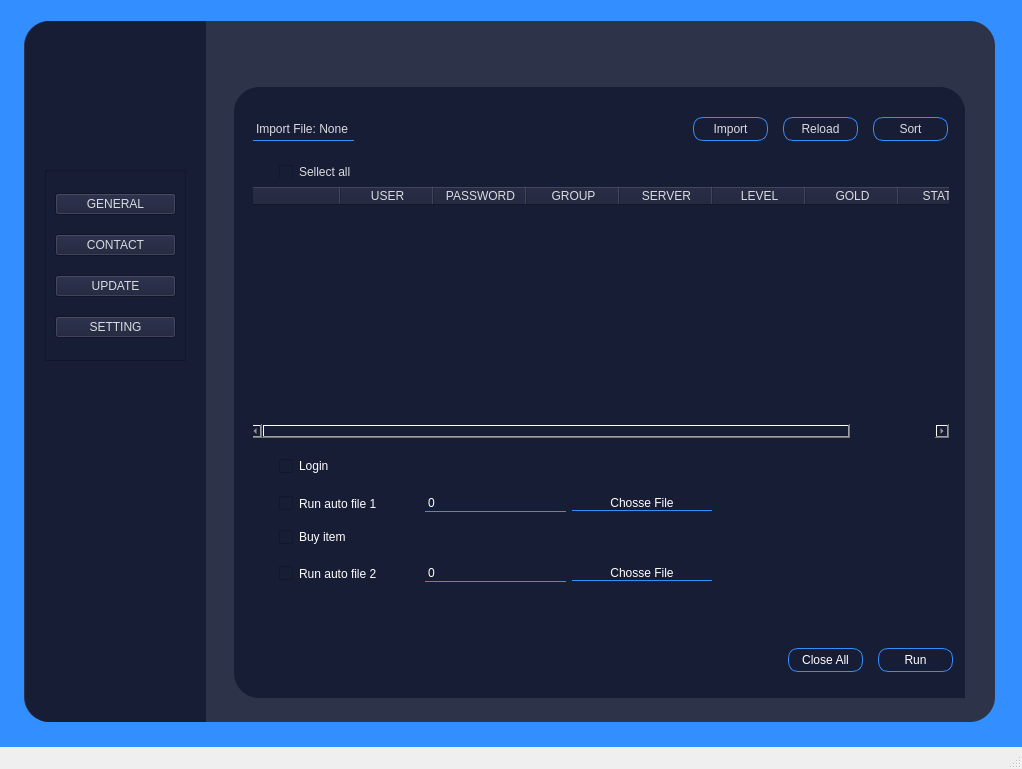
<?xml version="1.0" encoding="UTF-8"?>
<ui version="4.0">
 <class>MainWindow</class>
 <widget class="QMainWindow" name="MainWindow">
  <property name="geometry">
   <rect>
    <x>0</x>
    <y>0</y>
    <width>1022</width>
    <height>769</height>
   </rect>
  </property>
  <property name="minimumSize">
   <size>
    <width>0</width>
    <height>0</height>
   </size>
  </property>
  <property name="maximumSize">
   <size>
    <width>1157</width>
    <height>793</height>
   </size>
  </property>
  <property name="windowTitle">
   <string>MainWindow</string>
  </property>
  <widget class="QWidget" name="centralwidget">
   <property name="enabled">
    <bool>true</bool>
   </property>
   <property name="minimumSize">
    <size>
     <width>0</width>
     <height>0</height>
    </size>
   </property>
   <property name="maximumSize">
    <size>
     <width>1117</width>
     <height>800</height>
    </size>
   </property>
   <property name="statusTip">
    <string/>
   </property>
   <widget class="QWidget" name="widget" native="true">
    <property name="geometry">
     <rect>
      <x>0</x>
      <y>0</y>
      <width>1140</width>
      <height>750</height>
     </rect>
    </property>
    <property name="minimumSize">
     <size>
      <width>1140</width>
      <height>750</height>
     </size>
    </property>
    <property name="maximumSize">
     <size>
      <width>1140</width>
      <height>750</height>
     </size>
    </property>
    <property name="styleSheet">
     <string notr="true">background-color:#338eff;

</string>
    </property>
    <widget class="QGraphicsView" name="graphicsView">
     <property name="enabled">
      <bool>true</bool>
     </property>
     <property name="geometry">
      <rect>
       <x>24</x>
       <y>21</y>
       <width>971</width>
       <height>701</height>
      </rect>
     </property>
     <property name="styleSheet">
      <string notr="true">QFrame {
    background-color: #2d3349;
    border-radius: 25px;
}
</string>
     </property>
    </widget>
    <widget class="QGraphicsView" name="graphicsView_2">
     <property name="geometry">
      <rect>
       <x>25</x>
       <y>21</y>
       <width>181</width>
       <height>701</height>
      </rect>
     </property>
     <property name="styleSheet">
      <string notr="true">
QFrame {
    background-color: #181d36; /* Màu nền */
    color: #282a36; /* Màu văn bản */
    border-top-left-radius: 25px; /* Đặt bán kính bo tròn cho góc trên cùng bên trái */
    border-bottom-left-radius: 25px; /* Đặt bán kính bo tròn cho góc dưới cùng bên trái */
}
</string>
     </property>
    </widget>
    <widget class="QLabel" name="avatar_label">
     <property name="geometry">
      <rect>
       <x>65</x>
       <y>50</y>
       <width>101</width>
       <height>101</height>
      </rect>
     </property>
     <property name="styleSheet">
      <string notr="true">background-color: #181d36;
image: url(:/images/images/default_avatar.png);</string>
     </property>
     <property name="text">
      <string/>
     </property>
     <property name="pixmap">
      <pixmap resource="../resources/assets.qrc">:/images/images/default_avatar.png</pixmap>
     </property>
     <property name="scaledContents">
      <bool>true</bool>
     </property>
    </widget>
    <widget class="QFrame" name="frame">
     <property name="geometry">
      <rect>
       <x>45</x>
       <y>170</y>
       <width>141</width>
       <height>191</height>
      </rect>
     </property>
     <property name="styleSheet">
      <string notr="true">background-color: #181d36; 
</string>
     </property>
     <property name="frameShape">
      <enum>QFrame::StyledPanel</enum>
     </property>
     <property name="frameShadow">
      <enum>QFrame::Raised</enum>
     </property>
     <layout class="QVBoxLayout" name="verticalLayout">
      <item>
       <widget class="QPushButton" name="pushButton">
        <property name="styleSheet">
         <string notr="true">
color: #dadbdf;




</string>
        </property>
        <property name="text">
         <string>GENERAL</string>
        </property>
        <property name="icon">
         <iconset resource="../resources/assets.qrc">
          <normaloff>:/icons/icons/genera_icon.png</normaloff>:/icons/icons/genera_icon.png</iconset>
        </property>
       </widget>
      </item>
      <item>
       <widget class="QPushButton" name="pushButton_2">
        <property name="styleSheet">
         <string notr="true">color: #dadbdf;</string>
        </property>
        <property name="text">
         <string>CONTACT</string>
        </property>
        <property name="icon">
         <iconset resource="../resources/assets.qrc">
          <normaloff>:/icons/icons/contact_icon.png</normaloff>:/icons/icons/contact_icon.png</iconset>
        </property>
       </widget>
      </item>
      <item>
       <widget class="QPushButton" name="updateButton">
        <property name="styleSheet">
         <string notr="true">color: #dadbdf;</string>
        </property>
        <property name="text">
         <string>UPDATE</string>
        </property>
        <property name="icon">
         <iconset resource="../resources/assets.qrc">
          <normaloff>:/icons/icons/adress_icon.png</normaloff>:/icons/icons/adress_icon.png</iconset>
        </property>
       </widget>
      </item>
      <item>
       <widget class="QPushButton" name="pushButton_4">
        <property name="styleSheet">
         <string notr="true">color: #dadbdf;</string>
        </property>
        <property name="text">
         <string>SETTING</string>
        </property>
        <property name="icon">
         <iconset resource="../resources/assets.qrc">
          <normaloff>:/icons/icons/settings_icon.png</normaloff>:/icons/icons/settings_icon.png</iconset>
        </property>
       </widget>
      </item>
     </layout>
    </widget>
    <widget class="QFrame" name="frame_2">
     <property name="geometry">
      <rect>
       <x>206</x>
       <y>0</y>
       <width>811</width>
       <height>726</height>
      </rect>
     </property>
     <property name="maximumSize">
      <size>
       <width>16777215</width>
       <height>16777215</height>
      </size>
     </property>
     <property name="styleSheet">
      <string notr="true">background-color: rgba(255, 255, 255, 0); 
border: none;</string>
     </property>
     <property name="frameShape">
      <enum>QFrame::StyledPanel</enum>
     </property>
     <property name="frameShadow">
      <enum>QFrame::Raised</enum>
     </property>
     <widget class="QFrame" name="frame_3">
      <property name="geometry">
       <rect>
        <x>28</x>
        <y>87</y>
        <width>731</width>
        <height>611</height>
       </rect>
      </property>
      <property name="styleSheet">
       <string notr="true">background-color: #181d36;
border-radius: 25px;
color: #dadbdf;</string>
      </property>
      <property name="frameShape">
       <enum>QFrame::StyledPanel</enum>
      </property>
      <property name="frameShadow">
       <enum>QFrame::Raised</enum>
      </property>
      <widget class="QFrame" name="frame_4">
       <property name="geometry">
        <rect>
         <x>19</x>
         <y>20</y>
         <width>743</width>
         <height>591</height>
        </rect>
       </property>
       <property name="frameShape">
        <enum>QFrame::StyledPanel</enum>
       </property>
       <property name="frameShadow">
        <enum>QFrame::Raised</enum>
       </property>
       <widget class="QFrame" name="frame_5">
        <property name="geometry">
         <rect>
          <x>0</x>
          <y>0</y>
          <width>711</width>
          <height>71</height>
         </rect>
        </property>
        <property name="styleSheet">
         <string notr="true">
border-radius: 0;
/*border-bottom: 1px solid #338eff;*/
</string>
        </property>
        <property name="frameShape">
         <enum>QFrame::StyledPanel</enum>
        </property>
        <property name="frameShadow">
         <enum>QFrame::Raised</enum>
        </property>
        <widget class="QPushButton" name="sortButton">
         <property name="geometry">
          <rect>
           <x>620</x>
           <y>10</y>
           <width>75</width>
           <height>24</height>
          </rect>
         </property>
         <property name="styleSheet">
          <string notr="true"> QPushButton {
border-radius: 10px; /* Điều chỉnh giá trị số px tùy theo mức độ bo tròn mong muốn */

border: 1px solid #338eff;
 /* Hiệu ứng khi nhấn */
            }

 /* Hiệu ứng khi nhấn */
            QPushButton:pressed {
                background-color: #338eff; /* Màu nền khi nhấn */
				   
            }



</string>
         </property>
         <property name="text">
          <string>Sort</string>
         </property>
         <property name="icon">
          <iconset resource="../resources/assets.qrc">
           <normaloff>:/icons/icons/sort_icon.png</normaloff>:/icons/icons/sort_icon.png</iconset>
         </property>
        </widget>
        <widget class="QPushButton" name="reloadButton">
         <property name="geometry">
          <rect>
           <x>530</x>
           <y>10</y>
           <width>75</width>
           <height>24</height>
          </rect>
         </property>
         <property name="styleSheet">
          <string notr="true"> QPushButton {
border-radius: 10px; /* Điều chỉnh giá trị số px tùy theo mức độ bo tròn mong muốn */

border: 1px solid #338eff;
 /* Hiệu ứng khi nhấn */
            }

 /* Hiệu ứng khi nhấn */
            QPushButton:pressed {
                background-color: #338eff; /* Màu nền khi nhấn */
				   
            }



</string>
         </property>
         <property name="text">
          <string>Reload</string>
         </property>
         <property name="icon">
          <iconset resource="../resources/assets.qrc">
           <normaloff>:/icons/icons/reload_icon.png</normaloff>:/icons/icons/reload_icon.png</iconset>
         </property>
        </widget>
        <widget class="QCheckBox" name="sellectAllCheckBox">
         <property name="geometry">
          <rect>
           <x>26</x>
           <y>55</y>
           <width>76</width>
           <height>20</height>
          </rect>
         </property>
         <property name="text">
          <string>Sellect all</string>
         </property>
        </widget>
        <widget class="QPushButton" name="importButton">
         <property name="geometry">
          <rect>
           <x>440</x>
           <y>10</y>
           <width>75</width>
           <height>24</height>
          </rect>
         </property>
         <property name="styleSheet">
          <string notr="true"> QPushButton {
border-radius: 10px; /* Điều chỉnh giá trị số px tùy theo mức độ bo tròn mong muốn */

border: 1px solid #338eff;
 /* Hiệu ứng khi nhấn */
            }

 /* Hiệu ứng khi nhấn */
            QPushButton:pressed {
                background-color: #338eff; /* Màu nền khi nhấn */
				   
            }



</string>
         </property>
         <property name="text">
          <string>Import</string>
         </property>
         <property name="icon">
          <iconset resource="../resources/assets.qrc">
           <normaloff>:/icons/icons/import_icon.png</normaloff>:/icons/icons/import_icon.png</iconset>
         </property>
        </widget>
        <widget class="QLabel" name="importFileLabel">
         <property name="geometry">
          <rect>
           <x>0</x>
           <y>10</y>
           <width>101</width>
           <height>24</height>
          </rect>
         </property>
         <property name="styleSheet">
          <string notr="true">

border-bottom: 1px solid #338eff;
            border-left: none;
            border-right: none;


</string>
         </property>
         <property name="text">
          <string>Import File: None</string>
         </property>
         <property name="wordWrap">
          <bool>false</bool>
         </property>
        </widget>
       </widget>
       <widget class="QTableWidget" name="tableWidget">
        <property name="geometry">
         <rect>
          <x>-5</x>
          <y>80</y>
          <width>701</width>
          <height>251</height>
         </rect>
        </property>
        <property name="maximumSize">
         <size>
          <width>751</width>
          <height>251</height>
         </size>
        </property>
        <property name="layoutDirection">
         <enum>Qt::LeftToRight</enum>
        </property>
        <property name="styleSheet">
         <string notr="true">
QHeaderView::section {
               background-color: #181d36; /* Màu nền của header */
			   /*color:#dadbdf;*/
			   color: #dadbdf;
            };
border-radius: 0;
border-top: 1px solid #338eff;
border-bottom: 1px solid #338eff;


</string>
        </property>
        <property name="textElideMode">
         <enum>Qt::ElideMiddle</enum>
        </property>
        <attribute name="horizontalHeaderMinimumSectionSize">
         <number>39</number>
        </attribute>
        <attribute name="horizontalHeaderDefaultSectionSize">
         <number>93</number>
        </attribute>
        <attribute name="verticalHeaderMinimumSectionSize">
         <number>30</number>
        </attribute>
        <attribute name="verticalHeaderDefaultSectionSize">
         <number>35</number>
        </attribute>
        <column>
         <property name="text">
          <string/>
         </property>
        </column>
        <column>
         <property name="text">
          <string>USER</string>
         </property>
        </column>
        <column>
         <property name="text">
          <string>PASSWORD</string>
         </property>
        </column>
        <column>
         <property name="text">
          <string>GROUP</string>
         </property>
        </column>
        <column>
         <property name="text">
          <string>SERVER</string>
         </property>
        </column>
        <column>
         <property name="text">
          <string>LEVEL</string>
         </property>
        </column>
        <column>
         <property name="text">
          <string>GOLD</string>
         </property>
        </column>
        <column>
         <property name="text">
          <string>STATUS</string>
         </property>
        </column>
       </widget>
       <widget class="QFrame" name="frame_6">
        <property name="geometry">
         <rect>
          <x>0</x>
          <y>349</y>
          <width>711</width>
          <height>241</height>
         </rect>
        </property>
        <property name="styleSheet">
         <string notr="true">color: #fff</string>
        </property>
        <property name="frameShape">
         <enum>QFrame::StyledPanel</enum>
        </property>
        <property name="frameShadow">
         <enum>QFrame::Raised</enum>
        </property>
        <widget class="QFrame" name="frame_7">
         <property name="geometry">
          <rect>
           <x>17</x>
           <y>30</y>
           <width>451</width>
           <height>35</height>
          </rect>
         </property>
         <property name="minimumSize">
          <size>
           <width>0</width>
           <height>0</height>
          </size>
         </property>
         <property name="maximumSize">
          <size>
           <width>6500</width>
           <height>16777215</height>
          </size>
         </property>
         <property name="styleSheet">
          <string notr="true">
background-color: rgb(24, 29, 54);
border-radius:0;
QFrame{
     border-bottom: 1px solid #000000;
	 border-top: 0px;
	 border-right: 0px;
	 border-left: 0px;}

</string>
         </property>
         <property name="frameShape">
          <enum>QFrame::StyledPanel</enum>
         </property>
         <property name="frameShadow">
          <enum>QFrame::Raised</enum>
         </property>
         <layout class="QHBoxLayout" name="horizontalLayout">
          <item>
           <widget class="QCheckBox" name="runAutoFileCheckBox1">
            <property name="styleSheet">
             <string notr="true"/>
            </property>
            <property name="text">
             <string>Run auto file 1</string>
            </property>
           </widget>
          </item>
          <item>
           <widget class="QLabel" name="autoFileLabel1">
            <property name="styleSheet">
             <string notr="true">border-bottom: 1px solid #338eff;
            border-left: none;
            border-right: none;
</string>
            </property>
            <property name="text">
             <string>0</string>
            </property>
           </widget>
          </item>
          <item>
           <widget class="QPushButton" name="chosseFileButton1">
            <property name="styleSheet">
             <string notr="true">

 QPushButton {
border-radius: 10px; /* Điều chỉnh giá trị số px tùy theo mức độ bo tròn mong muốn */

border-bottom: 1px solid #338eff;
 /* Hiệu ứng khi nhấn */
            }

 /* Hiệu ứng khi nhấn */
            QPushButton:pressed {
                background-color: #338eff; /* Màu nền khi nhấn */
				   
            }



</string>
            </property>
            <property name="text">
             <string>Chosse File</string>
            </property>
            <property name="icon">
             <iconset resource="../resources/assets.qrc">
              <normaloff>:/icons/icons/folder_icon.png</normaloff>:/icons/icons/folder_icon.png</iconset>
            </property>
           </widget>
          </item>
         </layout>
        </widget>
        <widget class="QFrame" name="frame_8">
         <property name="geometry">
          <rect>
           <x>5</x>
           <y>162</y>
           <width>743</width>
           <height>71</height>
          </rect>
         </property>
         <property name="minimumSize">
          <size>
           <width>641</width>
           <height>0</height>
          </size>
         </property>
         <property name="maximumSize">
          <size>
           <width>6500</width>
           <height>16777215</height>
          </size>
         </property>
         <property name="styleSheet">
          <string notr="true">background-color: rgba(0, 0, 0, 0);
border-radius:0;
</string>
         </property>
         <property name="frameShape">
          <enum>QFrame::StyledPanel</enum>
         </property>
         <property name="frameShadow">
          <enum>QFrame::Raised</enum>
         </property>
         <widget class="QPushButton" name="runButton">
          <property name="geometry">
           <rect>
            <x>620</x>
            <y>30</y>
            <width>75</width>
            <height>24</height>
           </rect>
          </property>
          <property name="styleSheet">
           <string notr="true"> QPushButton {
border-radius: 10px; /* Điều chỉnh giá trị số px tùy theo mức độ bo tròn mong muốn */

border: 1px solid #338eff;
 /* Hiệu ứng khi nhấn */
            }

 /* Hiệu ứng khi nhấn */
            QPushButton:pressed {
                background-color: #338eff; /* Màu nền khi nhấn */
				   
            }



</string>
          </property>
          <property name="text">
           <string>Run</string>
          </property>
          <property name="icon">
           <iconset resource="../resources/assets.qrc">
            <normaloff>:/icons/icons/rocket_icon.png</normaloff>:/icons/icons/rocket_icon.png</iconset>
          </property>
         </widget>
         <widget class="QPushButton" name="closeAllButon">
          <property name="geometry">
           <rect>
            <x>530</x>
            <y>30</y>
            <width>75</width>
            <height>24</height>
           </rect>
          </property>
          <property name="styleSheet">
           <string notr="true"> QPushButton {
border-radius: 10px; /* Điều chỉnh giá trị số px tùy theo mức độ bo tròn mong muốn */

border: 1px solid #338eff;
 /* Hiệu ứng khi nhấn */
            }

 /* Hiệu ứng khi nhấn */
            QPushButton:pressed {
                background-color: #338eff; /* Màu nền khi nhấn */
				   
            }



</string>
          </property>
          <property name="text">
           <string>Close All</string>
          </property>
          <property name="icon">
           <iconset resource="../resources/assets.qrc">
            <normaloff>:/icons/icons/close_icon.png</normaloff>:/icons/icons/close_icon.png</iconset>
          </property>
         </widget>
        </widget>
        <widget class="QCheckBox" name="loginCheckBox">
         <property name="geometry">
          <rect>
           <x>26</x>
           <y>0</y>
           <width>76</width>
           <height>20</height>
          </rect>
         </property>
         <property name="text">
          <string>Login</string>
         </property>
        </widget>
        <widget class="QCheckBox" name="buyItemCheckBox">
         <property name="geometry">
          <rect>
           <x>26</x>
           <y>71</y>
           <width>76</width>
           <height>20</height>
          </rect>
         </property>
         <property name="text">
          <string>Buy item</string>
         </property>
        </widget>
        <widget class="QLabel" name="waitingSpinnerLabel">
         <property name="geometry">
          <rect>
           <x>641</x>
           <y>140</y>
           <width>41</width>
           <height>41</height>
          </rect>
         </property>
         <property name="text">
          <string/>
         </property>
        </widget>
        <widget class="QFrame" name="frame_9">
         <property name="geometry">
          <rect>
           <x>17</x>
           <y>100</y>
           <width>451</width>
           <height>35</height>
          </rect>
         </property>
         <property name="minimumSize">
          <size>
           <width>0</width>
           <height>0</height>
          </size>
         </property>
         <property name="maximumSize">
          <size>
           <width>6500</width>
           <height>16777215</height>
          </size>
         </property>
         <property name="styleSheet">
          <string notr="true">
background-color: rgb(24, 29, 54);
border-radius:0;
QFrame{
     border-bottom: 1px solid #000000;
	 border-top: 0px;
	 border-right: 0px;
	 border-left: 0px;}

</string>
         </property>
         <property name="frameShape">
          <enum>QFrame::StyledPanel</enum>
         </property>
         <property name="frameShadow">
          <enum>QFrame::Raised</enum>
         </property>
         <layout class="QHBoxLayout" name="horizontalLayout_4">
          <item>
           <widget class="QCheckBox" name="runAutoFileCheckBox2">
            <property name="styleSheet">
             <string notr="true"/>
            </property>
            <property name="text">
             <string>Run auto file 2</string>
            </property>
           </widget>
          </item>
          <item>
           <widget class="QLabel" name="autoFileLabel2">
            <property name="styleSheet">
             <string notr="true">border-bottom: 1px solid #338eff;
            border-left: none;
            border-right: none;
</string>
            </property>
            <property name="text">
             <string>0</string>
            </property>
           </widget>
          </item>
          <item>
           <widget class="QPushButton" name="chosseFileButton2">
            <property name="styleSheet">
             <string notr="true">

 QPushButton {
border-radius: 10px; /* Điều chỉnh giá trị số px tùy theo mức độ bo tròn mong muốn */

border-bottom: 1px solid #338eff;
 /* Hiệu ứng khi nhấn */
            }

 /* Hiệu ứng khi nhấn */
            QPushButton:pressed {
                background-color: #338eff; /* Màu nền khi nhấn */
				   
            }



</string>
            </property>
            <property name="text">
             <string>Chosse File</string>
            </property>
            <property name="icon">
             <iconset resource="../resources/assets.qrc">
              <normaloff>:/icons/icons/folder_icon.png</normaloff>:/icons/icons/folder_icon.png</iconset>
            </property>
           </widget>
          </item>
         </layout>
        </widget>
       </widget>
      </widget>
     </widget>
    </widget>
   </widget>
  </widget>
  <widget class="QMenuBar" name="menubar">
   <property name="enabled">
    <bool>true</bool>
   </property>
   <property name="geometry">
    <rect>
     <x>0</x>
     <y>0</y>
     <width>1022</width>
     <height>22</height>
    </rect>
   </property>
  </widget>
  <widget class="QStatusBar" name="statusbar">
   <property name="enabled">
    <bool>true</bool>
   </property>
  </widget>
 </widget>
 <resources>
  <include location="../resources/assets.qrc"/>
 </resources>
 <connections/>
</ui>
